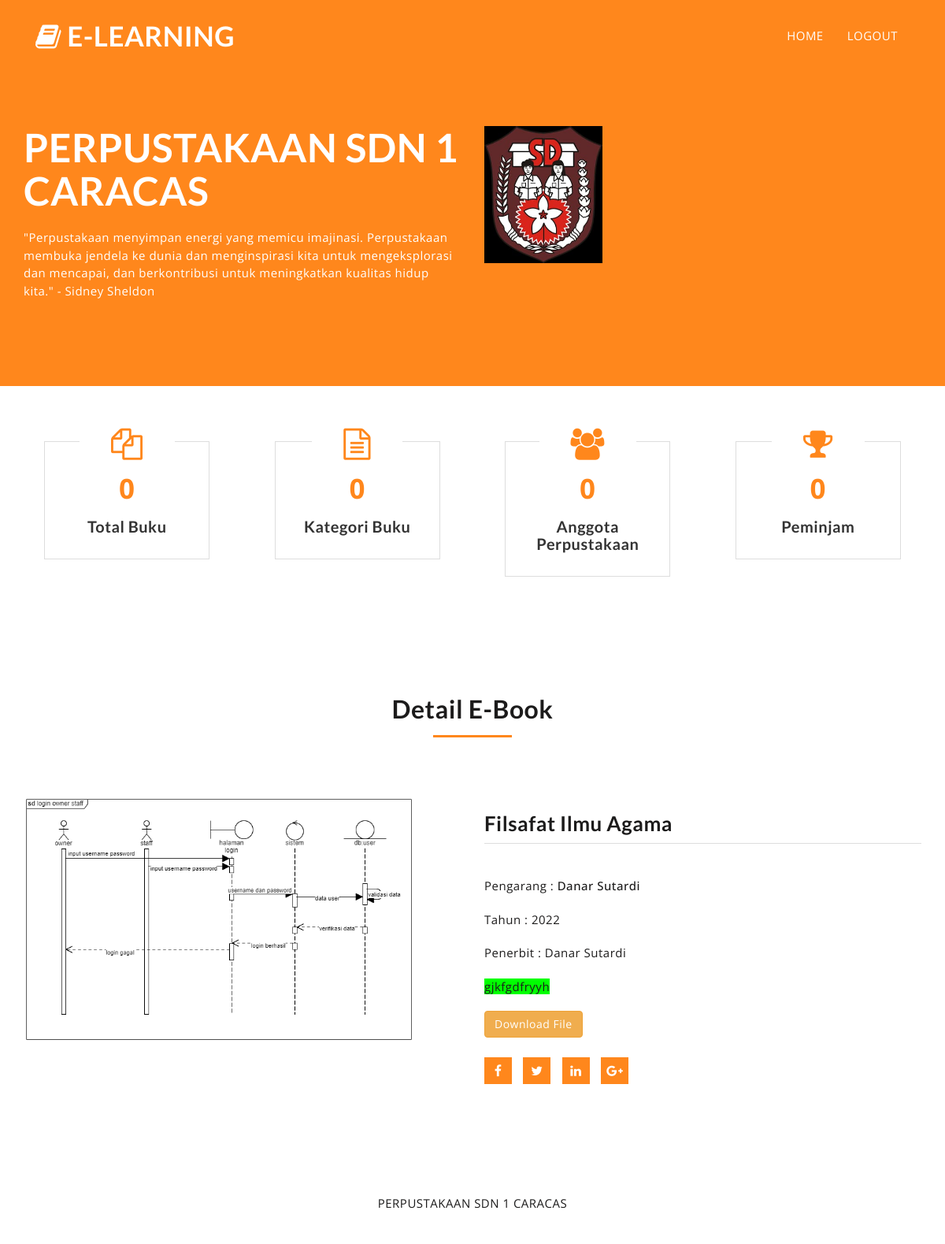
Page /cLearning/detailebook/2 on the committed database.
### tables this page shows
CREATE TABLE `buku` (
  `id_buku` int(11) NOT NULL,
  `id_kategori` int(11) NOT NULL,
  `sampul` text NOT NULL,
  `no_isbn` varchar(20) NOT NULL,
  `judul` text NOT NULL,
  `pengarang` varchar(125) NOT NULL,
  `tahun` varchar(20) NOT NULL,
  `penerbit` varchar(125) NOT NULL,
  `jml_buku` int(11) NOT NULL,
  `sisa_buku` int(11) NOT NULL,
  `status` int(11) NOT NULL DEFAULT 0,
  `create_at` timestamp NOT NULL DEFAULT current_timestamp(),
  `sinopsis` text DEFAULT NULL,
  `file` text DEFAULT NULL
);

### application/controllers/cLearning.php (called while the page is built, shortened)
<?php
class cLearning extends CI_Controller
{
    public function __construct()
    {
        $this->load->model('mEbook');
    }
    public function detailebook($id)
    {
        $data = array(
            'jml' => $this->mEbook->jml(),
            'ebook' => $this->mEbook->detailebook($id)
        );
        $this->load->view('Ebook/Layouts/head', $data);
        $this->load->view('Ebook/vdetailebook', $data);
        $this->load->view('Ebook/Layouts/footer');
    }
}

### index.php (called while the page is built, shortened)
<?php
require_once BASEPATH.'core/CodeIgniter.php';

### application/models/mEbook.php (called while the page is built, shortened)
<?php
class mEbook extends CI_Model
{
    public function jml()
    {
        $data['buku'] = $this->db->query("SELECT COUNT(id_buku) as jml_buku FROM `buku`;")->row();
        $data['peminjam'] = $this->db->query("SELECT COUNT(id_pinjam) as jml_pinjam FROM `peminjaman`;")->row();
        $data['anggota'] = $this->db->query("SELECT COUNT(id_anggota) as jml_anggota FROM `anggota`")->row();
        $data['kategori'] = $this->db->query("SELECT COUNT(id_kategori) as jml_kategori FROM `kategori_buku`;")->row();
        return $data;
    }
    public function detailebook($id)
    {
        $this->db->select('*');
        $this->db->from('buku');
        $this->db->join('kategori_buku', 'buku.id_kategori = kategori_buku.id_kategori', 'left');
        $this->db->where('id_buku', $id);
        return $this->db->get()->row();
    }
}

### application/views/Ebook/vdetailebook.php (the view)
<section id="mu-author">
    <div class="container">
        <div class="row">
            <div class="col-md-12">
                <div class="mu-author-area">
                    <div class="mu-heading-area">
                        <h2 class="mu-heading-title">Detail E-Book</h2>
                        <span class="mu-header-dot"></span>
                    </div>
                    <div class="mu-author-content">
                        <div class="row">
                            <div class="col-md-6">
                                <div class="mu-author-image">
                                    <img style="width: 500px;" src="<?= base_url('asset/sampul/' . $ebook->sampul) ?>" alt="Author Image">
                                </div>
                            </div>
                            <div class="col-md-6">
                                <div class="mu-author-info">
                                    <h3><?= $ebook->judul ?></h3><br>
                                    <p>Pengarang : <strong><?= $ebook->pengarang ?></strong></p>
                                    <p>Tahun : <?= $ebook->tahun ?></p>
                                    <p>Penerbit : <?= $ebook->penerbit ?></p>
                                    <p><?= $ebook->sinopsis ?></p>
                                    <a href="<?= base_url('asset/elearning/' . $ebook->file) ?>" class="btn btn-warning">Download File</a>
                                    <div class="mu-author-social">
                                        <a href="#"><i class="fa fa-facebook"></i></a>
                                        <a href="#"><i class="fa fa-twitter"></i></a>
                                        <a href="#"><i class="fa fa-linkedin"></i></a>
                                        <a href="#"><i class="fa fa-google-plus"></i></a>
                                    </div>
                                </div>
                            </div>
                        </div>
                    </div>
                </div>
            </div>
        </div>
    </div>
</section>

### asset/kindle-master/assets/css/theme-color/default-theme.css (style rules this page uses)
#mu-hero, .mu-testimonial-slide .slick-dots li button:hover, .mu-testimonial-slide .slick-dots li button:focus, .mu-testimonial-slide .slick-dots li.slick-active button, .mu-header-dot, .mu-author-social a, .mu-pricing-content .mu-popular-price-tag, #mu-video-review:before { background-color: #ff871c; }

### asset/kindle-master/style.css (style rules this page uses)
body, html { overflow-x:hidden; }
body { font-family: 'Open Sans', sans-serif; font-size: 15px; letter-spacing: 0.5px; line-height: 1.5; color: #1c1b1b; }
a { text-decoration: none; color: #2f2f2f; }
h1, h2, h3, h4, h5, h6 { font-family: 'Lato', sans-serif; font-weight: 700; margin-top: 0; }
h2 { font-size: 32px; line-height: 1.13; }
h3 { font-size: 26px; }
img { border: none; max-width: 100%; }
strong { font-weight: 500; }
.mu-heading-area { display: inline; float: left; text-align: center; padding: 0 10%; width: 100%; }
.mu-heading-title { color: #1c1b1b; margin-bottom: 15px; position: relative; }
.mu-header-dot { border-radius: 0; height: 3px; width: 100px; display: inline-block; margin-bottom: 20px; }
#mu-author { background-color: #fff; display: inline; float: left; width: 100%; }
.mu-author-area { display: inline; float: left; padding: 100px 0; width: 100%; }
.mu-author-content { display: inline; float: left; margin-top: 50px; width: 100%; }
.mu-author-image { display: inline; float: left; width: 100%; }
.mu-author-info { display: inline; float: left; margin-top: 20px; width: 100%; }
.mu-author-info h3 { border-bottom: 1px solid #ddd; padding-bottom: 10px; margin-bottom: 20px; }
.mu-author-info p { margin-bottom: 20px; }
.mu-author-social { display: inline; float: left; margin-top: 25px; width: 100%; }
.mu-author-social a { display: inline-block; font-size: 16px; padding: 5px; margin-right: 10px; color: #fff; width: 35px; text-align: center; }

### rows in the picture
buku: sampul (picture), judul "Filsafat Ilmu Agama", pengarang "Danar Sutardi", tahun "2022", penerbit "Danar Sutardi", sinopsis "gjkfgdfryyh"
